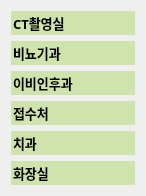
            <widget class="QWidget" name="scrollAreaWidgetContents">
             <property name="geometry">
              <rect>
               <x>0</x>
               <y>0</y>
               <width>146</width>
               <height>180</height>
              </rect>
             </property>
             <property name="sizePolicy">
              <sizepolicy hsizetype="Expanding" vsizetype="Expanding">
               <horstretch>0</horstretch>
               <verstretch>0</verstretch>
              </sizepolicy>
             </property>
             <layout class="QVBoxLayout" name="verticalLayout">
              <item>
               <widget class="QPushButton" name="btn1_1f">
                <property name="sizePolicy">
                 <sizepolicy hsizetype="Expanding" vsizetype="Expanding">
                  <horstretch>0</horstretch>
                  <verstretch>0</verstretch>
                 </sizepolicy>
                </property>
                <property name="font">
                 <font>
                  <family>Malgun Gothic</family>
                  <pointsize>10</pointsize>
                  <weight>75</weight>
                  <bold>true</bold>
                 </font>
                </property>
                <property name="styleSheet">
                 <string notr="true">background-color: #cfe3ac;
padding: 2px;
text-align: left;
border: none;</string>
                </property>
                <property name="text">
                 <string>CT촬영실</string>
                </property>
               </widget>
              </item>
              <item>
               <widget class="QPushButton" name="btn2_1f">
                <property name="sizePolicy">
                 <sizepolicy hsizetype="Expanding" vsizetype="Expanding">
                  <horstretch>0</horstretch>
                  <verstretch>0</verstretch>
                 </sizepolicy>
                </property>
                <property name="font">
                 <font>
                  <family>Malgun Gothic</family>
                  <pointsize>10</pointsize>
                  <weight>75</weight>
                  <bold>true</bold>
                 </font>
                </property>
                <property name="styleSheet">
                 <string notr="true">background-color: #cfe3ac;
padding: 2px;
text-align: left;
border: none;</string>
                </property>
                <property name="text">
                 <string>비뇨기과</string>
                </property>
               </widget>
              </item>
              <item>
               <widget class="QPushButton" name="btn3_1f">
                <property name="sizePolicy">
                 <sizepolicy hsizetype="Expanding" vsizetype="Expanding">
                  <horstretch>0</horstretch>
                  <verstretch>0</verstretch>
                 </sizepolicy>
                </property>
                <property name="font">
                 <font>
                  <family>Malgun Gothic</family>
                  <pointsize>10</pointsize>
                  <weight>75</weight>
                  <bold>true</bold>
                 </font>
                </property>
                <property name="styleSheet">
                 <string notr="true">background-color: #cfe3ac;
padding: 2px;
text-align: left;
border: none;</string>
                </property>
                <property name="text">
                 <string>이비인후과</string>
                </property>
               </widget>
              </item>
              <item>
               <widget class="QPushButton" name="btn4_1f">
                <property name="sizePolicy">
                 <sizepolicy hsizetype="Expanding" vsizetype="Expanding">
                  <horstretch>0</horstretch>
                  <verstretch>0</verstretch>
                 </sizepolicy>
                </property>
                <property name="font">
                 <font>
                  <family>Malgun Gothic</family>
                  <pointsize>10</pointsize>
                  <weight>75</weight>
                  <bold>true</bold>
                 </font>
                </property>
                <property name="styleSheet">
                 <string notr="true">background-color: #cfe3ac;
padding: 2px;
text-align: left;
border: none;</string>
                </property>
                <property name="text">
                 <string>접수처</string>
                </property>
               </widget>
              </item>
              <item>
               <widget class="QPushButton" name="btn5_1f">
                <property name="sizePolicy">
                 <sizepolicy hsizetype="Expanding" vsizetype="Expanding">
                  <horstretch>0</horstretch>
                  <verstretch>0</verstretch>
                 </sizepolicy>
                </property>
                <property name="font">
                 <font>
                  <family>Malgun Gothic</family>
                  <pointsize>10</pointsize>
                  <weight>75</weight>
                  <bold>true</bold>
                 </font>
                </property>
                <property name="styleSheet">
                 <string notr="true">background-color: #cfe3ac;
padding: 2px;
text-align: left;
border: none;</string>
                </property>
                <property name="text">
                 <string>치과</string>
                </property>
               </widget>
              </item>
              <item>
               <widget class="QPushButton" name="btn6_1f">
                <property name="sizePolicy">
                 <sizepolicy hsizetype="Expanding" vsizetype="Expanding">
                  <horstretch>0</horstretch>
                  <verstretch>0</verstretch>
                 </sizepolicy>
                </property>
                <property name="font">
                 <font>
                  <family>Malgun Gothic</family>
                  <pointsize>10</pointsize>
                  <weight>75</weight>
                  <bold>true</bold>
                 </font>
                </property>
                <property name="styleSheet">
                 <string notr="true">background-color: #cfe3ac;
padding: 2px;
text-align: left;
border: none;</string>
                </property>
                <property name="text">
                 <string>화장실</string>
                </property>
               </widget>
              </item>
             </layout>
            </widget>
